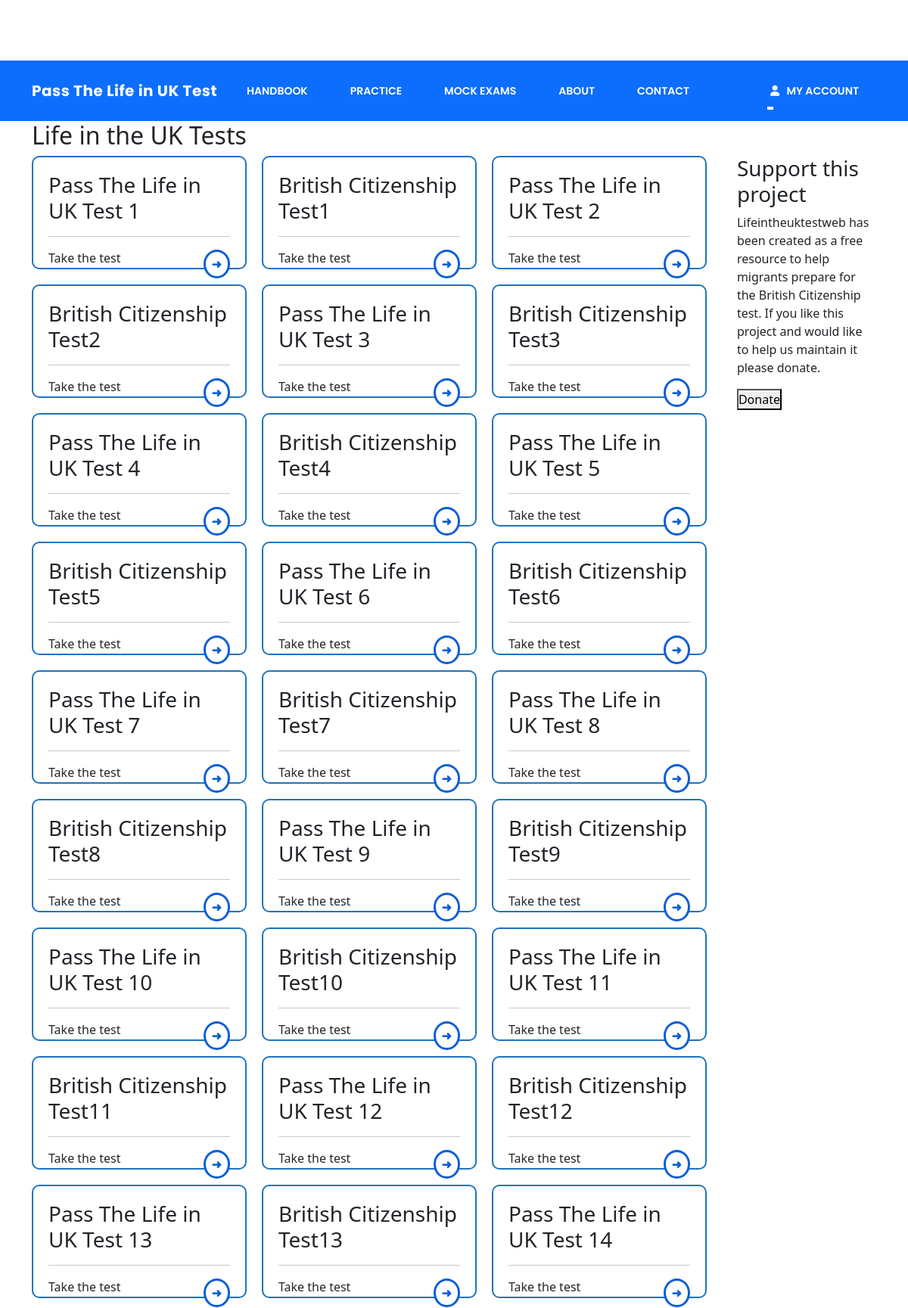
/page/tests/ (upper part), run on the app's committed database.
### QtestApp/models.py (models this page shows, shortened)
class Test(models.Model):
    TEST_CATEGORIES = [
        ('chapter', 'Chapter Tests'),
        ('life_in_uk', 'Life in the UK Tests'),
        ('practice', 'Practice Tests'),
    ]
    category = models.CharField(max_length=20, choices=TEST_CATEGORIES, default='chapter')
    is_featured = models.BooleanField(default=False,null=True, blank=True)
    series_number = models.IntegerField(default=0, help_text="Test number in the series")
    title = models.CharField(max_length=200,null=True, blank=True)
    description = models.TextField(blank=True)
    chapter = models.IntegerField(default=True,null=True, blank=True)
    slug = models.SlugField(unique=True,null=True, blank=True)
    time_limit_minutes = models.IntegerField(default=45)
    is_active = models.BooleanField(default=True)
    created_at = models.DateTimeField(auto_now_add=True,null=True, blank=True)
    order = models.IntegerField(default=0,null=True, blank=True)  # For ordering tests
    class Meta:
        ordering = ['order', 'created_at']

### QtestApp/views.py (the view)
# urls.py: path('tests/', views.test_home, name='test'),
def test_home(request):
    test = Test.objects.all()
    return render(request, "test_list.html",context={"tests":test})

### template/test_list.html (shortened to what this page needs)
{% extends 'base.html' %}
{% load static %}
{% block content %}
<link rel="stylesheet" href="{% static 'test_list.css' %}">
<link href="https://cdn.jsdelivr.net/npm/bootstrap@5.3.0/dist/css/bootstrap.min.css" rel="stylesheet">
<link rel="stylesheet" href="https://cdn.jsdelivr.net/npm/bootstrap-icons@1.10.5/font/bootstrap-icons.css">
<div class="container">
  <h2 class="page-title">Life in the UK Tests</h2>
  <div class="tests-layout">
    <div class="tests-grid">
      {% for test in tests %}
        <div class="test-card">
          <h3>{{ test.title }}</h3>
          <hr>
          <div class="takeIcon">
            <p>Take the test</p>
          <a href="{% url 'take_test' test.id %}" class="start-btn">➜</a>
          </div>
        </div>
      {% empty %}
        <p>No tests available.</p>
      {% endfor %}
    </div>
    <div class="support-box">
      <h3>Support this project</h3>
      <p>
        Lifeintheuktestweb has been created as a free resource to help migrants
        prepare for the British Citizenship test. If you like this project and
        would like to help us maintain it please donate.
      </p>
      <button class="donate-btn">Donate</button>
    </div>
  </div>
</div>
{% endblock %}

### static/home.css (style rules this page uses)
* { margin: 0; padding: 0; box-sizing: border-box; }
body { font-family: Arial, sans-serif; line-height: 1.6; color: #333; background-color: #f5f5f5; }
.container { max-width: 1200px; margin: 0 auto; padding: 2rem; }

### static/test_list.css (style rules this page uses)
.tests-layout { display: flex; gap: 40px; }
.tests-grid { display: grid; grid-template-columns: repeat(3, 1fr); gap: 20px; }
.test-card { border: 1px solid #0b5ed7; padding: 7px 20px 0px 20px; height: 150px; border-radius: 10px; background: #fff; }
.takeIcon { display: flex; justify-content: space-between; align-items: center; }
.start-btn { float: right; background: white; color: #0b5ed7; padding: 4px 8px; font-weight:700; border: 3px solid #0b5ed7; border-radius: 50%; text-decoration: none; }
.support-box { width: 250px; }

### template/base.html (style rules this page uses)
body { padding-top: 80px; }
@media (min-width: 992px) { .container { max-width: 1200px; margin: 0 auto; padding: 0 15px; } }

### template/test_list.html (style rules this page uses)
.test-card { border: 2px solid #1e73be; border-radius: 10px; padding: 20px; height: 150px; transition: 0.2s ease-in-out; }

### data on the page
Test: title "Pass The Life in UK Test 1"
Test: title "British Citizenship Test1"
Test: title "Pass The Life in UK Test 2"
Test: title "British Citizenship Test2"
Test: title "Pass The Life in UK Test 3"
Test: title "British Citizenship Test3"
Test: title "Pass The Life in UK Test 4"
Test: title "British Citizenship Test4"
Test: title "Pass The Life in UK Test 5"
Test: title "British Citizenship Test5"
Test: title "Pass The Life in UK Test 6"
Test: title "British Citizenship Test6"
Test: title "Pass The Life in UK Test 7"
Test: title "British Citizenship Test7"
Test: title "Pass The Life in UK Test 8"
Test: title "British Citizenship Test8"
Test: title "Pass The Life in UK Test 9"
Test: title "British Citizenship Test9"
Test: title "Pass The Life in UK Test 10"
Test: title "British Citizenship Test10"
Test: title "Pass The Life in UK Test 11"
Test: title "British Citizenship Test11"
Test: title "Pass The Life in UK Test 12"
Test: title "British Citizenship Test12"
Test: title "Pass The Life in UK Test 13"
Test: title "British Citizenship Test13"
Test: title "Pass The Life in UK Test 14"
